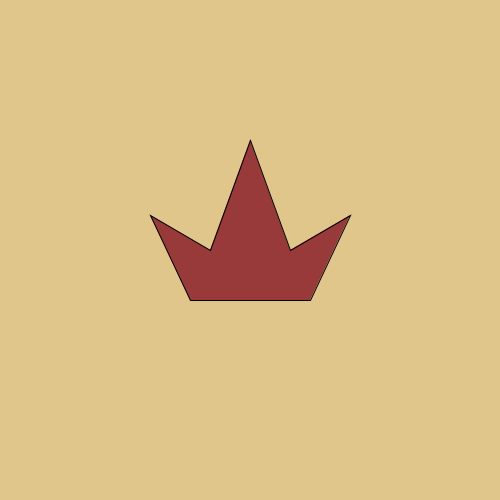
Frame 1 (no input)
Frame 60 (the mouse pressed at the canvas centre just before this capture): identical to frame 1, image omitted
Frame 120 (the mouse held since frame 60 and released just before this capture): identical to frame 1, image omitted

The Processing sketch that drew this single still picture (run headless with seeded random() and noise(); from frame 60 on, the mouse is pressed at the canvas centre):

// Processing sketch: Custom_Shapes_Demo
// ── Custom_Shapes_Demo.pde
/*
Avery Feingold
6/24/2022
Demo of Custom Shapes
Intended for HM Intro to CS
Relevant reference page: 
https://processing.org/reference/beginShape_.html
*/

void setup() {
  size(500, 500);
  background(#E0C68B);
  
  fill(#983A3A);
  // Crown shape
  beginShape();
  vertex(190, 300);
  vertex(150, 215);
  vertex(210, 250);
  vertex(250, 140);
  vertex(290, 250);
  vertex(350, 215);
  vertex(310, 300);
  
  endShape(CLOSE);
}


void draw() {}



// You can use this to draw points wherever you click,
// and print the coordinates to the console.
// Then just make vertices at those points.

void mousePressed() { 
  println(mouseX, mouseY);
  strokeWeight(6);
  point(mouseX, mouseY);

}
